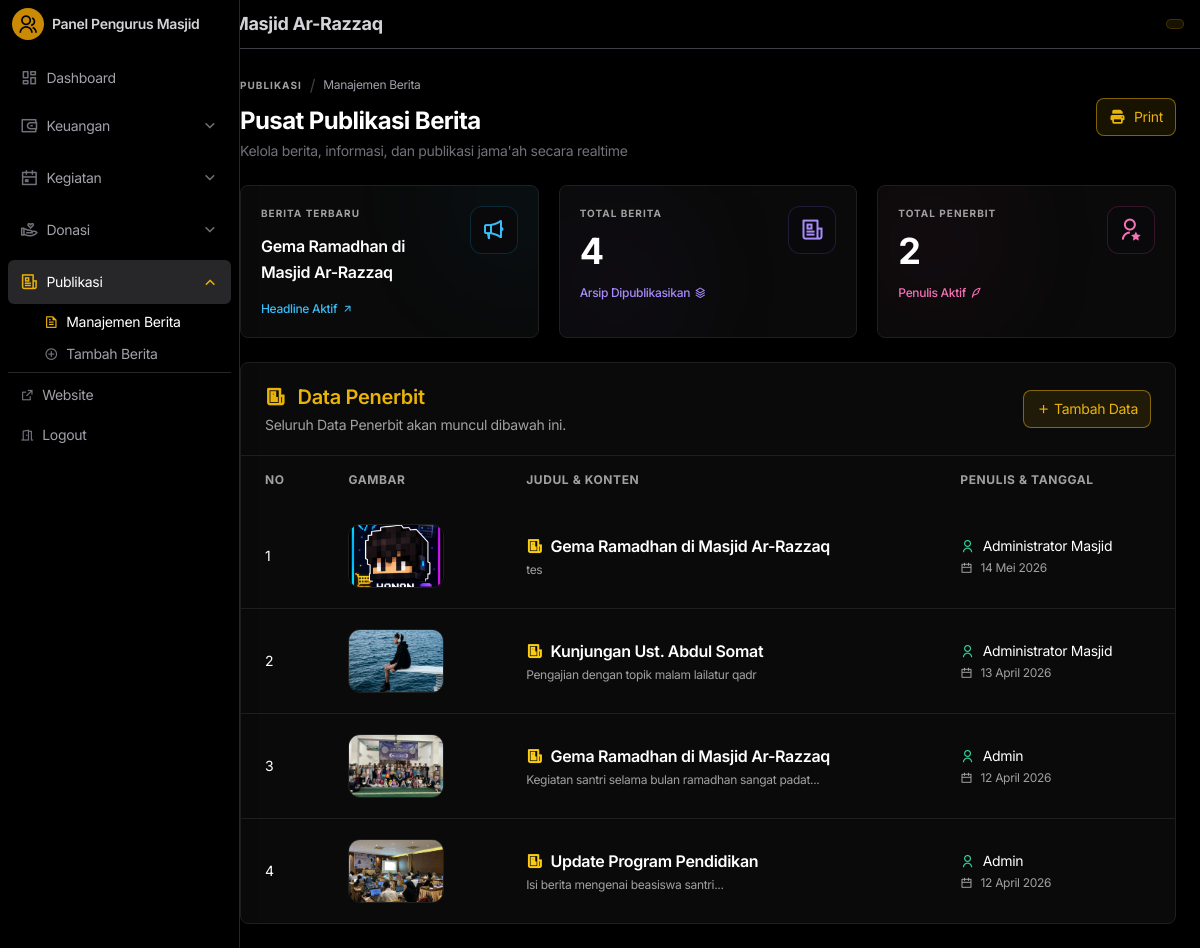
Page /api/pages/index.php?page=berita (signed in) on the committed database.
### tables this page shows
CREATE TABLE `berita` (
  `id` int NOT NULL,
  `judul` varchar(255) NOT NULL,
  `isi_berita` text NOT NULL,
  `gambar` varchar(255) DEFAULT 'default.jpg',
  `tanggal` timestamp NULL DEFAULT CURRENT_TIMESTAMP,
  `penulis` varchar(100) DEFAULT 'Admin'
);

### api/includes/functions.php (called while the page is built, shortened)
<?php
function formatTanggal($tanggal)
{
   $bulan = [
      1 => 'Januari',
      'Februari',
      'Maret',
      'April',
      'Mei',
      'Juni',
      'Juli',
      'Agustus',
      'September',
      'Oktober',
      'November',
      'Desember'
   ];
   $date = strtotime($tanggal);
   return date('d', $date) . ' ' . $bulan[date('n', $date)] . ' ' . date('Y', $date);
}
function sanitize($data)
{
   return htmlspecialchars(strip_tags(trim($data)), ENT_QUOTES, 'UTF-8');
}
?>

### api/pages/berita.php (the view, shortened to what this page needs)
<?php
$pdo = getDBConnection();
$stmt = $pdo->query("SELECT * FROM berita ORDER BY id DESC");
$beritaData = $stmt->fetchAll();
?>
<div class="p-4 lg:p-6 max-w-[1700px] mx-auto bg-black">
   <div class="mb-6 flex flex-row sm:items-center justify-between">
      <div>
         <div class="flex items-center gap-2 mb-2">
            <a href="index.php?page=berita" class="vercel-label">Publikasi</a>
            <span class="text-zinc-700">/</span>
            <span class="text-xs text-zinc-400">Manajemen Berita</span>
         </div>
         <h1 class="text-2xl font-bold tracking-tight text-white">
            Pusat Publikasi Berita
         </h1>
         <p class="text-sm text-zinc-500 mt-1">
            Kelola berita, informasi, dan publikasi jama'ah secara realtime
         </p>
      </div>
      <div class="flex flex-col sm:flex-row sm:items-center justify-between gap-3">
         <a href="index.php?page=berita_print
&sort=<?= $_GET['sort'] ?? 'tanggal_desc' ?>
&start_date=<?= $_GET['start_date'] ?? '' ?>
&end_date=<?= $_GET['end_date'] ?? '' ?>" target="_blank" rel="opener"
            class="inline-flex items-center gap-2 whitespace-nowrap bg-yellow-500/10 border border-yellow-500/50 text-yellow-500 hover:bg-yellow-500 hover:text-black px-3 py-2 rounded-lg text-sm transition">
            <i class="fas fa-print"></i>
            <span>Print</span>
         </a>
      </div>
   </div>
   <div class="grid grid-cols-1 sm:grid-cols-2 lg:grid-cols-3 gap-5 pb-6">
      <div
         class="vercel-card group relative overflow-hidden p-5 transition-all duration-300 hover:-translate-y-1 hover:border-sky-500/20">
         <div class="relative z-10 flex items-start justify-between gap-4">
            <div class="flex-1 min-w-0">
               <p class="vercel-label mb-3">
                  Berita Terbaru
               </p>
               <h2
                  class="text-base font-semibold text-white leading-relaxed line-clamp-2 transition-all duration-300 group-hover:text-sky-100">
                  <?php echo !empty($beritaData)
                     ? sanitize($beritaData[0]['judul'])
                     : '-'; ?>
               </h2>
               <div class="flex items-center gap-1 text-xs text-sky-400 font-medium mt-4">
                  Headline Aktif
                  <i class="ri-arrow-right-up-line
                  transition-all duration-300
                  group-hover:translate-x-1
                  group-hover:-translate-y-1">
                  </i>
               </div>
            </div>
            <div class="w-12 h-12 rounded-xl bg-zinc-950 border border-sky-500/20
            flex items-center justify-center shrink-0
            transition-all duration-300
            group-hover:bg-sky-500
            group-hover:rotate-6
            group-hover:scale-105">
               <i class="ri-megaphone-line
               text-sky-400 text-2xl
               transition-all duration-300
               group-hover:text-black
               group-hover:scale-110">
               </i>
            </div>
         </div>
      </div>
      <div
         class="vercel-card group relative overflow-hidden p-5 transition-all duration-300 hover:-translate-y-1 hover:border-violet-500/20">
         <div
            class="absolute bottom-0 left-0 w-28 h-28 bg-violet-500/10 blur-3xl rounded-full transition-all duration-500 group-hover:scale-125">
         </div>
         <div class="relative z-10 flex items-start justify-between gap-4">
            <div>
               <p class="vercel-label mb-3">
                  Total Berita
               </p>
               <h2
                  class="text-4xl font-bold text-white tracking-tight leading-none transition-all duration-300 group-hover:scale-[1.03] origin-left">
                  <?php echo count($beritaData); ?>
               </h2>
               <div class="flex items-center gap-1 text-xs text-violet-400 font-medium mt-4">
                  Arsip Dipublikasikan
                  <i class="ri-stack-line
                  transition-all duration-300
                  group-hover:rotate-12
                  group-hover:scale-110">
                  </i>
               </div>
            </div>
            <div class="w-12 h-12 rounded-xl bg-zinc-950 border border-violet-500/20
            flex items-center justify-center shrink-0
            transition-all duration-300
            group-hover:bg-violet-500
            group-hover:-rotate-6
            group-hover:scale-105">
               <i class="ri-newspaper-line
               text-violet-400 text-2xl
               transition-all duration-300
               group-hover:text-black
               group-hover:scale-110">
               </i>
            </div>
         </div>
      </div>
      <div
         class="vercel-card group relative overflow-hidden p-5 transition-all duration-300 hover:-translate-y-1 hover:border-pink-500/20">
         <div
            class="absolute top-0 left-0 w-28 h-28 bg-pink-500/10 blur-3xl rounded-full transition-all duration-500 group-hover:scale-125">
         </div>
         <div class="relative z-10 flex items-start justify-between gap-4">
            <div>
               <p class="vercel-label mb-3">
                  Total Penerbit
               </p>
               <h2
                  class="text-4xl font-bold text-white tracking-tight leading-none transition-all duration-300 group-hover:scale-[1.03] origin-left">
                  <?php
                  $penulis = array_unique(array_column($beritaData, 'penulis'));
                  echo count($penulis);
                  ?>
               </h2>
               <div class="flex items-center gap-1 text-xs text-pink-400 font-medium mt-4">
                  Penulis Aktif
                  <i class="ri-quill-pen-line
                  transition-all duration-300
                  group-hover:-rotate-12
                  group-hover:translate-x-1">
                  </i>
               </div>
            </div>
            <div class="w-12 h-12 rounded-xl bg-zinc-950 border border-pink-500/20
            flex items-center justify-center shrink-0
            transition-all duration-300
            group-hover:bg-pink-500
            group-hover:rotate-6
            group-hover:scale-105">
               <i class="ri-user-star-line
               text-pink-400 text-2xl
               transition-all duration-300
               group-hover:text-black
               group-hover:scale-110">
               </i>
            </div>
         </div>
      </div>
   </div>
   <div class="bg-[#0a0a0a] border border-[#1f1f1f] rounded-lg overflow-hidden w-full">
      <div
         class="px-4 sm:px-6 py-5 border-b border-[#1f1f1f] flex flex-col sm:flex-row sm:items-center sm:justify-between gap-4">
         <div>
            <h3 class="text-lg sm:text-xl font-semibold text-yellow-500 flex items-center">
               <i class="ri-newspaper-line mr-3"></i>
               Data Penerbit
            </h3>
            <p class="text-[#a1a1a1] text-sm mt-1">
               Seluruh Data Penerbit akan muncul dibawah ini.
            </p>
         </div>
         <a href="index.php?page=berita_tambah"
            class="bg-yellow-500/10 border border-yellow-500/50 text-yellow-500 hover:bg-yellow-500 hover:text-black px-3 py-2 rounded-lg text-sm transition text-center group">
            <i class="ri-add-line text-yellow-500 group-hover:text-black"></i>
            Tambah Data
         </a>
      </div>
      <div class="overflow-x-auto">
         <table class="min-w-[1100px] w-full">
            <thead class="bg-[#0a0a0a]">
               <tr>
                  <th class="px-6 py-4 text-left text-xs font-bold uppercase tracking-wider text-[#a1a1a1]">
                     No
                  </th>
                  <th class="px-6 py-4 text-left text-xs font-bold uppercase tracking-wider text-[#a1a1a1]">
                     Gambar
                  </th>
                  <th class="px-6 py-4 text-left text-xs font-bold uppercase tracking-wider text-[#a1a1a1]">
                     Judul & Konten
                  </th>
                  <th class="px-6 py-4 text-left text-xs font-bold uppercase tracking-wider text-[#a1a1a1]">
                     Penulis & Tanggal
                  </th>
               </tr>
            </thead>
            <tbody class="divide-y divide-[#1f1f1f]">
               <?php if (count($beritaData) > 0): ?>
                  <?php $no = 1; ?>
                  <?php foreach ($beritaData as $row): ?>
                     <tr class="hover:bg-[#111111] transition">
                        <td class="px-6 py-5 text-sm text-white">
                           <?= $no++; ?>
                        </td>
                        <td class="px-6 py-5">
                           <div class="w-24 h-16 rounded-xl overflow-hidden border border-[#1f1f1f]">
                              <img src="../uploads/news/<?= $row['gambar']; ?>"
                                 class="w-full h-full object-cover hover:scale-105 transition">
                           </div>
                        </td>
                        <td class="px-6 py-5">
                           <p class="text-white font-semibold flex items-center gap-2">
                              <i class="ri-newspaper-line text-yellow-400"></i>
                              <?= sanitize($row['judul']); ?>
                           </p>
                           <p class="text-[#a1a1a1] text-xs mt-1 line-clamp-2">
                              <?= strip_tags($row['isi_berita']); ?>
                           </p>
                        </td>
                        <td class="px-6 py-5 text-sm text-white">
                           <div class="flex items-center gap-2">
                              <i class="ri-user-line text-emerald-400"></i>
                              <?= sanitize($row['penulis']); ?>
                           </div>
                           <div class="text-[#a1a1a1] text-xs mt-1 flex items-center gap-2">
                              <i class="ri-calendar-line"></i>
                              <?= formatTanggal($row['tanggal']); ?>
                           </div>
                        </td>
                     </tr>
                  <?php endforeach; ?>
               <?php endif; ?>
            </tbody>
         </table>
      </div>
   </div>
</div>

### rows in the picture
berita: judul "Gema Ramadhan di Masjid Ar-Razzaq", gambar (picture), isi_berita "tes", penulis "Administrator Masjid", tanggal "14 Mei 2026"
berita: gambar (picture), judul "Kunjungan Ust. Abdul Somat", isi_berita "Pengajian dengan topik malam lailatur qadr", penulis "Administrator Masjid", tanggal "13 April 2026"
berita: gambar (picture), judul "Gema Ramadhan di Masjid Ar-Razzaq", isi_berita "Kegiatan santri selama bulan ramadhan sangat padat...", penulis "Admin", tanggal "12 April 2026"
berita: gambar (picture), judul "Update Program Pendidikan", isi_berita "Isi berita mengenai beasiswa santri...", penulis "Admin", tanggal "12 April 2026"

### other values in the picture
count($beritaData) "4"
count($penulis) "2"
